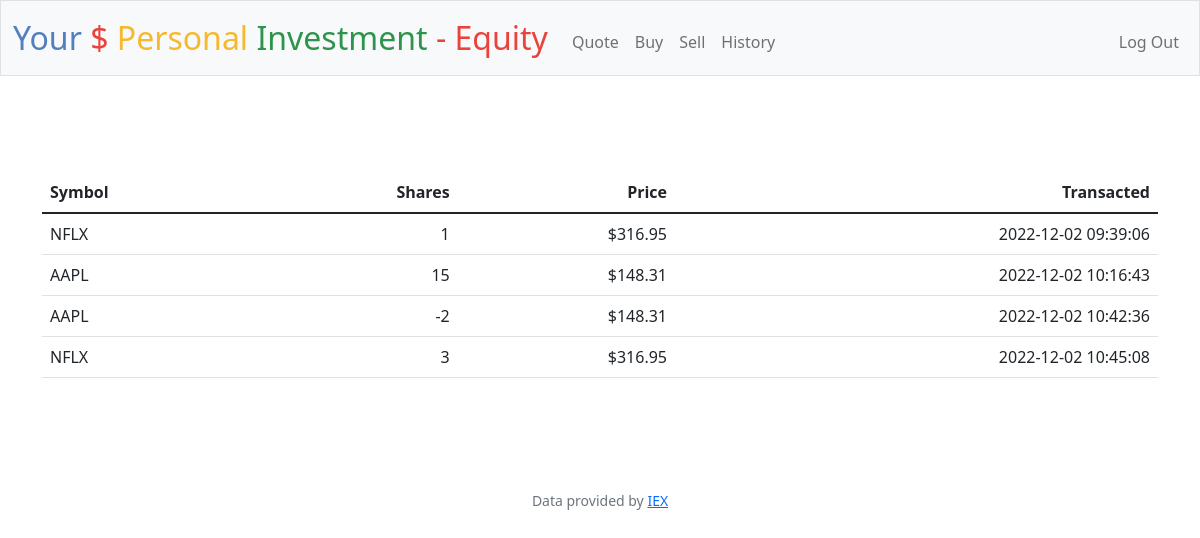
The app's page /history (signed in) with its own data.
### tables this page shows
CREATE TABLE 'transactions' ('id' INTEGER PRIMARY KEY AUTOINCREMENT NOT NULL, 'user_id' INTEGER, 'symbol' TEXT, 'shares' INTEGER, 'price' REAL, 'date' DATETIME);

### app.py (the view)
@app.route("/history")
@login_required
def history():
    user_id = session["user_id"]
    """Show history of transactions"""
    database = db.execute(
        "SELECT symbol,shares,price,date FROM transactions WHERE user_id =? ", user_id)
    return render_template("/history.html", database=database)

### app.py (called while the page is built)
@app.after_request
def after_request(response):
    response.headers["Cache-Control"] = "no-cache, no-store, must-revalidate"
    response.headers["Expires"] = 0
    response.headers["Pragma"] = "no-cache"
    return response

### helpers.py (called while the page is built)
def login_required(f):
    @wraps(f)
    def decorated_function(*args, **kwargs):
        if session.get("user_id") is None:
            return redirect("/login")
        return f(*args, **kwargs)
    return decorated_function

### templates/history.html (shortened to what this page needs)
{% extends "layout.html"%}
{%block main%}
<main class="container py-5 text-center">
    <table class="table">
        <thead>
            <tr>
                <th class="text-start">Symbol</th>
                <th class="text-end">Shares</th>
                <th class="text-end">Price</th>
                <th class="text-end">Transacted</th>
            </tr>
        </thead>
        <tbody>
            {%for row in database%}
                <tr>
                    <td class="text-start">{{row["symbol"]}}</td>
                    <td class="text-end"  >{{row["shares"]}}</td>
                    <td class="text-end"  >{{"$%.2f"|format(row["price"])}}</td>
                    <td class="text-end"  >{{row["date"]}}</td>
                </tr>
            {%endfor%}
        </tbody>
    </table>
        </main>
{%endblock%}

### templates/layout.html (shortened to what this page needs)
<!DOCTYPE html>
<html lang="en">
    <head>
        <link href="https://cdn.jsdelivr.net/npm/bootstrap@5.1.3/dist/css/bootstrap.min.css" rel="stylesheet">
        <link href="/static/styles.css" rel="stylesheet">
    </head>
    <body>
        <nav class="bg-light border navbar navbar-expand-md navbar-light">
            <div class="container-fluid">
                <a class="navbar-brand" href="/"><span class="blue">Your </span><span class="red">$ </span><span class="yellow">Personal </span><span class="green">Investment</span> <span class="red">- Equity</span></a>
                <div class="collapse navbar-collapse" id="navbar">
                    {% if session["user_id"] %}
                        <ul class="navbar-nav me-auto mt-2">
                            <li class="nav-item"><a class="nav-link" href="/quote">Quote</a></li>
                            <li class="nav-item"><a class="nav-link" href="/buy">Buy</a></li>
                            <li class="nav-item"><a class="nav-link" href="/sell">Sell</a></li>
                            <li class="nav-item"><a class="nav-link" href="/history">History</a></li>
                        </ul>
                        <ul class="navbar-nav ms-auto mt-2">
                            <li class="nav-item"><a class="nav-link" href="/logout">Log Out</a></li>
                        </ul>
                    {% else %}
                        <ul class="navbar-nav ms-auto mt-2">
                            <li class="nav-item"><a class="nav-link" href="/register">Register</a></li>
                            <li class="nav-item"><a class="nav-link" href="/login">Log In</a></li>
                        </ul>
                    {% endif %}
                </div>
            </div>
        </nav>
        <main class="container-fluid py-5 text-center">
            {% block main %}
            {% endblock %}
        </main>
        <footer class="mb-5 small text-center text-muted">
            Data provided by <a href="https://iexcloud.io/">IEX</a>
        </footer>
    </body>
</html>

### static/styles.css (style rules this page uses)
nav .navbar-brand { font-size: xx-large; }
nav .navbar-brand .blue { color: #537fbe; }
nav .navbar-brand .red { color: #ea433b; }
nav .navbar-brand .yellow { color: #f5b82e; }
nav .navbar-brand .green { color: #2e944b; }

### records on screen
transactions: symbol "NFLX", shares "1", price "$316.95", date "2022-12-02 09:39:06"
transactions: symbol "AAPL", shares "15", price "$148.31", date "2022-12-02 10:16:43"
transactions: symbol "AAPL", shares "-2", price "$148.31", date "2022-12-02 10:42:36"
transactions: symbol "NFLX", shares "3", price "$316.95", date "2022-12-02 10:45:08"
